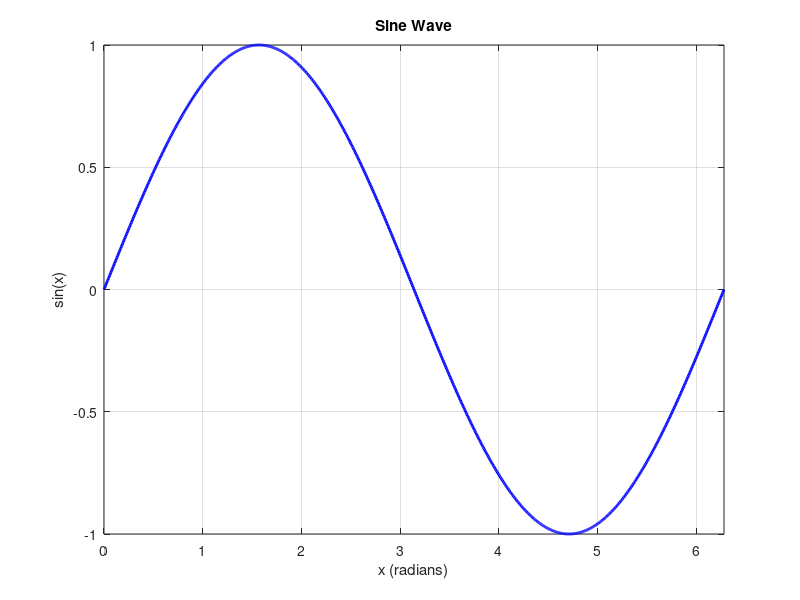

MATLAB code to generate this figure:
% MATLAB script to plot a sine wave
% Generate x values from 0 to 2*pi
x = linspace(0, 2*pi, 1000);

% Calculate y values as sine of x
y = sin(x);

% Create the plot
figure;
plot(x, y, 'b-', 'LineWidth', 2);
title('Sine Wave');
xlabel('x (radians)');
ylabel('sin(x)');
grid on;

% Add some styling
xlim([0, 2*pi]);
